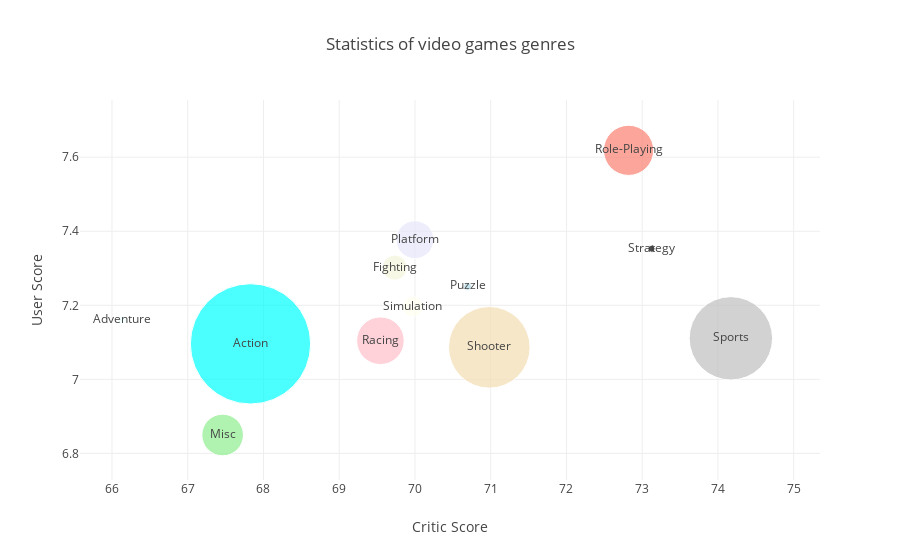

Source (notebook cell):
### Code cell
trace0 = go.Scatter(
    x=genres_df.Critic_Score,
    y=genres_df.User_Score,
    mode = 'markers+text',
    text = genres_df.index,
    #textposition='bottom',
    marker = dict(
        size = 1/10*genres_df.Global_Sales,
        color = [
            'aqua', 'azure', 'beige', 'lightgreen',
            'lavender', 'lightblue', 'pink', 'salmon',
            'wheat', 'ivory', 'silver'
        ]
    )
)

data = [trace0]
layout = {
    'title': 'Statistics of video games genres',
    'xaxis': {'title': 'Critic Score'},
    'yaxis': {'title': 'User Score'}
}

fig = go.Figure(data=data, layout=layout)

iplot(fig, show_link=False)

### Figure 1 — Plotly figure (JSON) as saved in the notebook; plotly's stock layout.template omitted (floating-point values rounded to 4 significant figures)
{"data": [{"marker": {"color": ["aqua", "azure", "beige", "lightgreen", "lavender", "lightblue", "pink", "salmon", "wheat", "ivory", "silver"], "size": [120.3, 8.075, 25.0, 41.63, 37.78, 7.89, 47.62, 50.14, 81.65, 20.27, 83.38, 6.961]}, "mode": "markers+text", "text": ["Action", "Adventure", "Fighting", "Misc", "Platform", "Puzzle", "Racing", "Role-Playing", "Shooter", "Simulation", "Sports", "Strategy"], "type": "scatter", "uid": "0e2683a8-cb28-11e8-9a8b-a0c589446c76", "x": [67.83, 66.13, 69.73, 67.46, 70, 70.69, 69.54, 72.82, 70.98, 69.97, 74.17, 73.12], "y": [7.096, 7.161, 7.302, 6.85, 7.377, 7.251, 7.104, 7.619, 7.086, 7.197, 7.111, 7.353]}], "layout": {"title": "Statistics of video games genres", "xaxis": {"title": "Critic Score"}, "yaxis": {"title": "User Score"}}}
